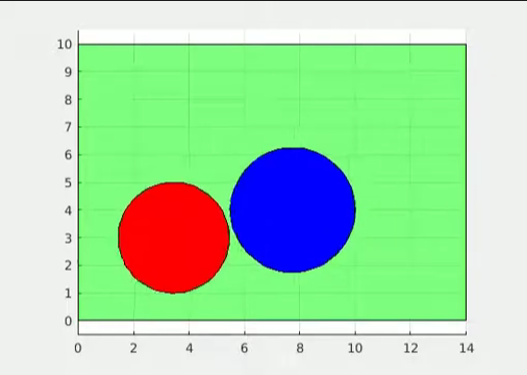
#> input picture watershed/image2.png, 527 x 375 px
$ python -i active_contour_model.py   (imports and definitions only)
#> lines starting #> are read from the running program, lines starting #| are printed output that depends on the picture; after the words box and inside, x2 and y2 are one past the last pixel; in counts of white or black regions, pixels touching at a corner belong together
#> further down, picture is the input picture: shape (375, 527, 3); mean B, G, R 176.6, 216.5, 173
import cv2
import numpy as np
from skimage.filters import gaussian
from skimage.segmentation import active_contour

def process_frame_watershed(frame):
    """
    Xử lý frame và trả về markers, tọa độ markers và bán kính
    """
    gray = cv2.cvtColor(frame, cv2.COLOR_BGR2GRAY)
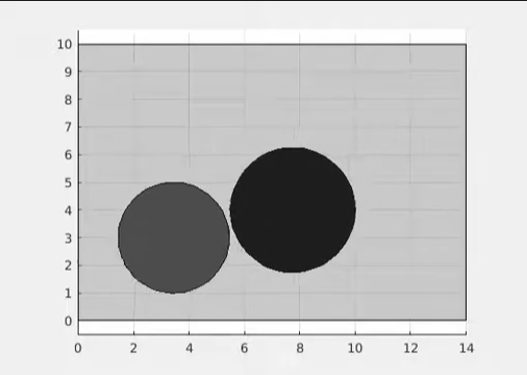
#> gray: shape (375, 527); min 8, max 255, mean 199

    # Ngưỡng để phân tách đối tượng
    _, binary = cv2.threshold(gray, 200, 255, cv2.THRESH_BINARY_INV)
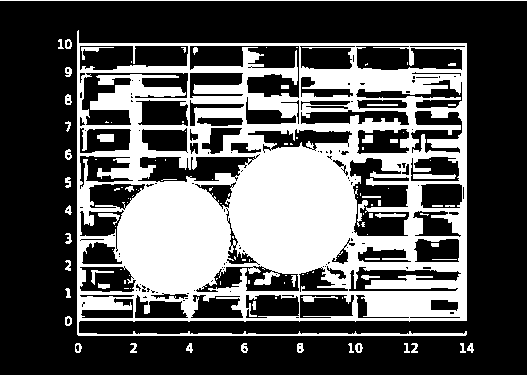
#> binary: shape (375, 527); 33.9% white; 117 white regions (67 under 20 px), largest, box (x1, y1, x2, y2) and area: (77, 30, 467, 336) 63739, (0, 0, 527, 1) 527, (413, 174, 456, 179) 190

    # Áp dụng morphology để tách các đối tượng chạm nhau
    kernel = np.ones((3, 3), np.uint8)
    opening = cv2.morphologyEx(binary, cv2.MORPH_OPEN, kernel, iterations=2)
#> opening: shape (375, 527); 26.2% white; 57 white regions, largest, box (x1, y1, x2, y2) and area: (220, 47, 467, 321) 25421, (117, 178, 231, 317) 10493, (90, 74, 191, 185) 3363

    # Background rõ ràng
    sure_bg = cv2.dilate(opening, kernel, iterations=3)
#> sure_bg: shape (375, 527); 38.4% white; 12 white regions, largest, box (x1, y1, x2, y2) and area: (74, 44, 470, 324) 70578, (74, 293, 132, 324) 1142, (74, 169, 105, 227) 984

    # Foreground rõ ràng
    dist_transform = cv2.distanceTransform(opening, cv2.DIST_L2, 5)
    _, sure_fg = cv2.threshold(dist_transform, 0.4 * dist_transform.max(), 255, 0)
#> sure_fg: shape (375, 527) float32; 4% white; 2 white regions, box (x1, y1, x2, y2) and area: (253, 171, 333, 250) 4763, (141, 205, 206, 270) 3224
    sure_fg = np.uint8(sure_fg)

    # Vùng không chắc chắn
    unknown = cv2.subtract(sure_bg, sure_fg)
#> unknown: shape (375, 527); 34.4% white; 12 white regions, largest, box (x1, y1, x2, y2) and area: (74, 44, 470, 324) 62591, (74, 293, 132, 324) 1142, (74, 169, 105, 227) 984

    # Gán nhãn cho vùng foreground
    _, markers = cv2.connectedComponents(sure_fg)
#> markers: shape (375, 527) int32; 3 distinct labels, from 0 to 2
    markers = markers + 1
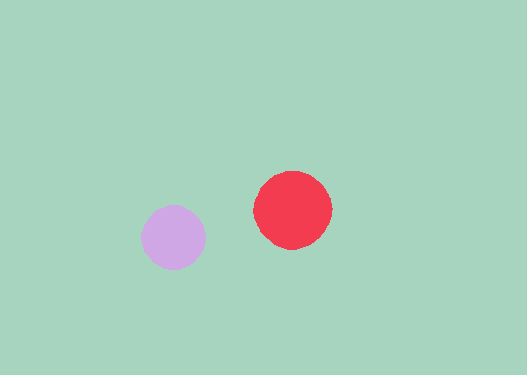
#> markers: shape (375, 527) int32; 3 distinct labels, from 1 to 3; one colour per label, 0 black
    markers[unknown == 255] = 0
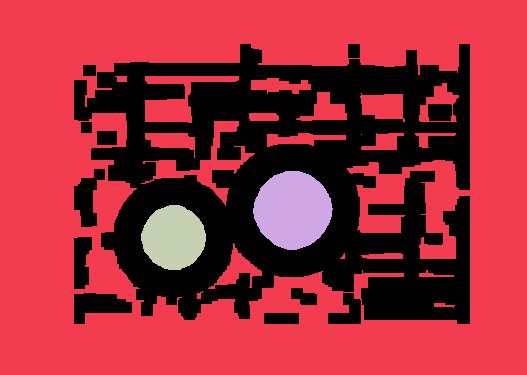
#> markers: shape (375, 527) int32; 4 distinct labels, from 0 to 3; one colour per label, 0 black

    # Áp dụng watershed
    markers = cv2.watershed(frame, markers)
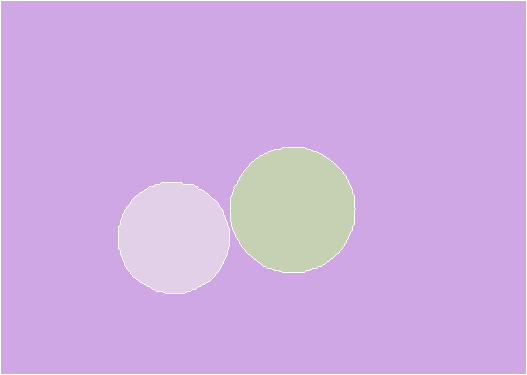
#> markers: shape (375, 527) int32; 4 distinct labels, from -1 to 3; one colour per label, 0 black, -1 white

    # Lấy unique markers (bỏ qua background (-1) và unknown (0))
    unique_markers = np.unique(markers)[2:]
#> unique_markers = [2, 3]

    centroids = []
    radii = []

    for marker in unique_markers:
        mask = np.uint8(markers == marker)
        contours, _ = cv2.findContours(mask, cv2.RETR_EXTERNAL, cv2.CHAIN_APPROX_SIMPLE)
        M = cv2.moments(contours[0])
        if M["m00"] != 0:
            cx = int(M["m10"] / M["m00"])
            cy = int(M["m01"] / M["m00"])
            centroids.append((cx, cy))

            # Tính bán kính gần đúng từ contour
            radius = np.sqrt(cv2.contourArea(contours[0]) / np.pi)
            radii.append(radius)
#> this loop made 2 passes
#> (marker, cx, cy, radius) on passes 1 to 2: (2, 292, 209, 61.68), (3, 173, 237, 54.77)
#> pass 1, in process_frame_watershed, `mask = np.uint8(markers == marker)`:
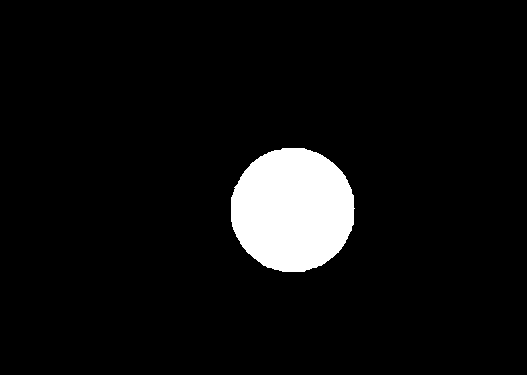
#> mask: shape (375, 527); values 0 (black) and 1 (white), 6.1% white; 1 white region, box (x1, y1, x2, y2) and area: (231, 148, 355, 272) 12128
#> pass 2, in process_frame_watershed, `mask = np.uint8(markers == marker)`:
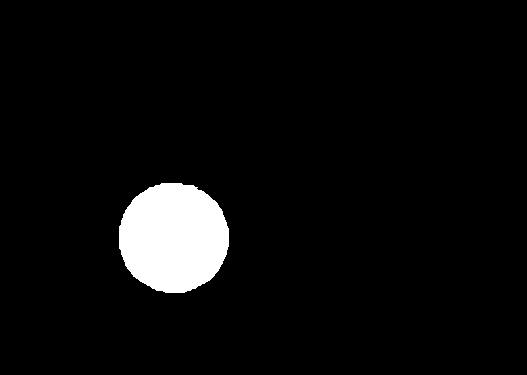
#> mask: shape (375, 527); values 0 (black) and 1 (white), 4.8% white; 1 white region, box (x1, y1, x2, y2) and area: (119, 183, 229, 293) 9583
#> after the loop, centroids = [(292, 209), (173, 237)]; radii = [61.68, 54.77]

    return centroids, radii

def apply_active_contour(image, centroids, radii):
    """Tạo snakes từ dữ liệu centroid và bán kính"""
    snakes = []
    s = np.linspace(0, 2 * np.pi, 400)
    for (cx, cy), radius in zip(centroids, radii):
        init_snake = np.array([cy + radius * np.sin(s), cx + radius * np.cos(s)]).T
        snake = active_contour(
            image,
            init_snake,
            alpha=0.015,
            beta=0.1,
            gamma=0.001,
            w_line=0,
            w_edge=1,
            max_px_move=1.0,
            max_num_iter=2500,
            convergence=0.1,
            boundary_condition='periodic'
        )
        snakes.append(snake)
    return snakes

>>> import cv2
>>> picture = cv2.imread('../watershed/image2.png')
>>> result = process_frame_watershed(picture)
#> result = ([(292, 209), (173, 237)], [61.68, 54.77])
